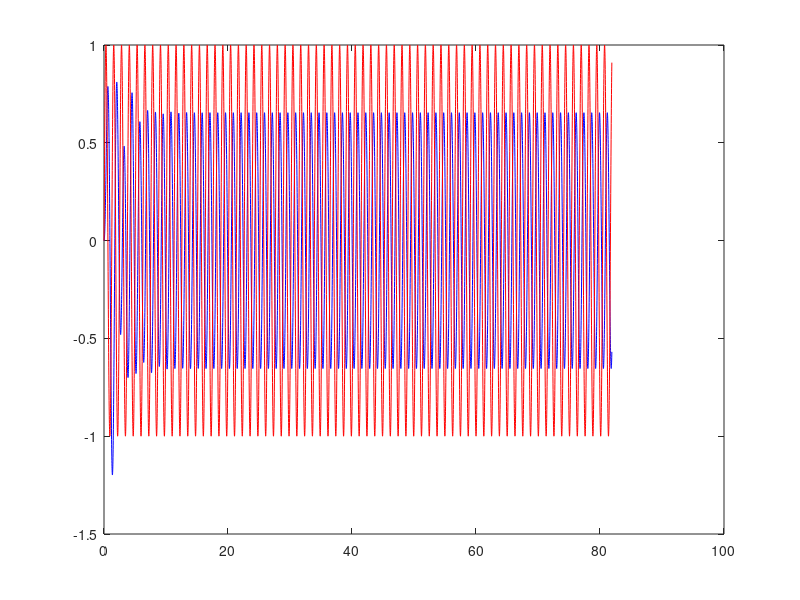

Recreate this plot in MATLAB.
% num = (s + 0.1)(s + 10) = s² + 10.1s + 1
% den = (s + 1)(s² + s + 9) = s³ + 2s² + 10s + 9
num = {[1 10.1 1]};
den = {[1 2 10 9]};
H = tf(num, den);
%bode(H)
% pzmap(H);
% sgrid
% grid on

N = 8192;
f = 100;
Ts = 1/f;
Tmax = (N-1)*Ts;
t= 0:Ts:Tmax;
Xs = ones(3,N);
Y = ones(3,N);
size(Y)
index = 1;
for w=[1 3 5],
    x = sin(w*t);
    Xs(index,:) = x;
    [y, t] = lsim(H,x,t);
    Y(index,:) = y;
    index = index +1;
end
plot(t,Y(3,:), 'b',t, Xs(3,:),'r')
